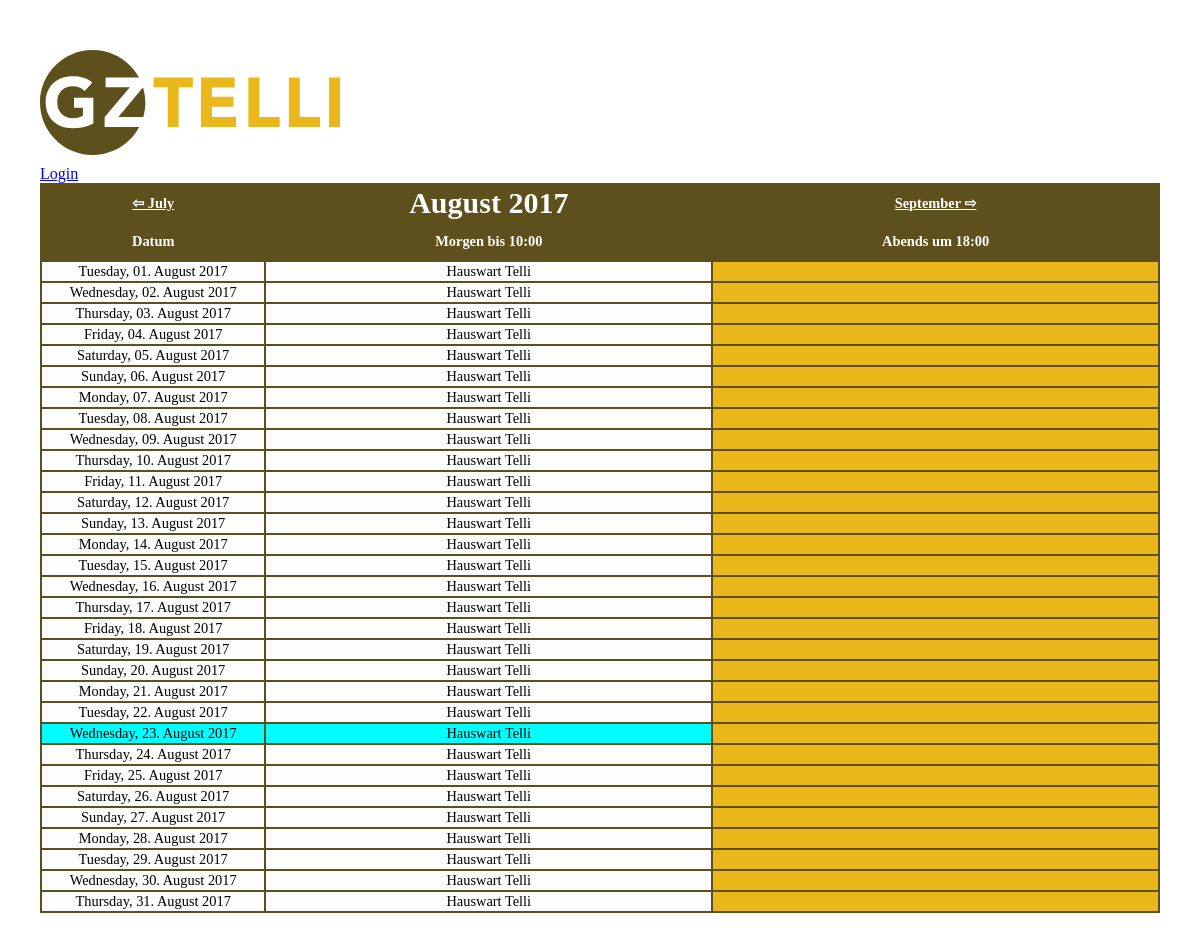
The page / on the database its author committed.
### tables this page shows
CREATE TABLE IF NOT EXISTS `basketball` (
  `id` SMALLINT NOT NULL AUTO_INCREMENT,
  `datum` DATE NOT NULL UNIQUE,
  `morgen` text NOT NULL,
  `abends` text NOT NULL,
  PRIMARY KEY (id)
);

### dbcontroller.php (called while the page is built, shortened)
<?php
class DBController {
	private $host = "marcland.mysql.db.internal";
	private $user = "marcland_telli";
	private $password = "qayxswedc$";
	private $database = "marcland_telli";
	private $conn;
	function __construct() {
		$this->conn = $this->connectDB();
	}
	function connectDB() {
		$conn = mysqli_connect($this->host,$this->user,$this->password,$this->database);
		return $conn;
	}
	function runQuery($query) {
		$result = mysqli_query($this->conn,$query);
		while($row=mysqli_fetch_assoc($result)) {
			$resultset[] = $row;
		}
		if(!empty($resultset))
			return $resultset;
	}
}
?>

### index.php (the view, shortened to what this page needs)
<?php
require_once("dbcontroller.php");
$db_handle = new DBController();
$sql = "SELECT * from basketball";
$faq = $db_handle->runQuery($sql);
if(isset($_GET["monat"]))
$monat = $_GET["monat"];
else $monat=date(m);
if(isset($_GET["jahr"]))
$jahr = $_GET["jahr"];
else $jahr=date(Y);
?>
<html>
    <head>
    </head>
    <body>
<div style="margin-top: 10px; margin-bottom: 10px;> <a title="Home" href="https://gztelli.ch"><img src="./gztelli.svg" alt="GZ Telli" width=300> </a> </div>
<?php
if(!isset($_SESSION['user']))
       {
          echo "<a href='login.php'> Login</a> ";
       }
else
{
          echo "<a href='logout.php'> Logout</a> ";
}
?>
	   <table class="tbl-qa">
		  <thead>
                          <tr> <th><a style="color:white" href="index.php<?php if ($monat==1) echo "?monat=12&jahr=".($jahr-1).'"';
                                                           else echo "?monat=".($monat-1)."&jahr=".$jahr.'"'; ?>>
                                   ⇦ <?php $dateObj   = DateTime::createFromFormat('!m', $monat-1); echo $dateObj->format('F'); ?></a></th>
                               <th style="font-size: 30px; color: white;"><?php $dateObj   = DateTime::createFromFormat('!m', $monat); echo $dateObj->format('F'); echo " $jahr" ?></th>
                               <th><a style="color:white" href="index.php<?php if ($monat>11) echo "?monat=1&jahr=".($jahr+1).'"';
                                                           else echo "?monat=".($monat+1)."&jahr=".$jahr.'"'; ?>>
                                     <?php $dateObj   = DateTime::createFromFormat('!m', $monat+1); echo $dateObj->format('F'); ?> ⇨</a></th>
                          </tr>
			  <tr>
				<th class="table-header" style="color: white;" width="20%">Datum</th>
				<th class="table-header" style="color: white;" width="40%">Morgen bis 10:00</th>
				<th class="table-header" style="color: white;" width="40%">Abends um 18:00</th>
			  </tr>
		  </thead>
		  <tbody>
		<?php
		  foreach($faq as $k=>$v)
                  {
                    $frei=false;
                    if ($faq[$k]["datum"]>sprintf("%04d-%02d-%02d", $jahr, $monat, "0"))
                    {
                      if ($faq[$k]["datum"]<sprintf("%04d-%02d-%02d", $jahr, $monat, "32"))
                      {
		?>
			  <tr class="table-row">
				<td <?php if($frei) echo "style=\"background-color:#999;\"";  ?>
                                  <?php if ($faq[$k]["datum"]==date("Y-m-d")) echo "style=\"background-color:#0FF;\"";  ?> >
                                    <?php echo strftime("%A, %d. %B %Y", strtotime($faq[$k]["datum"])); ?>
                                </td>
<?php
 if (isset($_SESSION['user']))
                    {
 ?>
				<td contenteditable="true"
                                  <?php if ((!$frei)&&($faq[$k]["morgen"] == "")) echo "style=\"background-color:#eab81b;\""?>
                                  <?php if ($frei) echo "style=\"background-color:#999;\"";  ?>
                                  <?php if ($faq[$k]["datum"]==date("Y-m-d")) echo "style=\"background-color:#0FF;\""?>
                                  onBlur="saveToDatabase(this,'morgen','<?php echo $faq[$k]["id"]; ?>')"
                                  onClick="showEdit(this);">
                                    <?php if (!$frei) echo $faq[$k]["morgen"]; ?>
                                </td>
				<td contenteditable="true"
                                  <?php if ((!$frei)&&($faq[$k]["abends"] == "")) echo "style=\"background-color:#eab81b;\""?>
                                  <?php if ($frei) echo "style=\"background-color:#999;\"";  ?>
                                  <?php if ($faq[$k]["datum"]==date("Y-m-d")) echo "style=\"background-color:#0FF;\""?>
                                  onBlur="saveToDatabase(this,'abends','<?php echo $faq[$k]["id"]; ?>')" onClick="showEdit(this);">
                                    <?php if (!$frei) echo $faq[$k]["abends"]; ?>
                                </td>
			  </tr>
 <?php
                     }
 else
                     {
   ?>
				<td
                                  <?php if ((!$frei)&&($faq[$k]["morgen"] == "")) echo "style=\"background-color:#eab81b;\""?>
                                  <?php if ($frei) echo "style=\"background-color:#999;\"";  ?>
                                  <?php if ($faq[$k]["datum"]==date("Y-m-d")) echo "style=\"background-color:#0FF;\""?> >
                                    <?php if (!$frei) echo $faq[$k]["morgen"]; ?>
                                </td>
				<td
                                  <?php if ((!$frei)&&($faq[$k]["abends"] == "")) echo "style=\"background-color:#eab81b;\""?>
                                  <?php if ($frei) echo "style=\"background-color:#999;\"";  ?>
                                  <?php if ($faq[$k]["datum"]==date("Y-m-d")) echo "style=\"background-color:#0FF;\""?> >
                                </td>
			  </tr>
 <?php
		      }
                    }
                 }
              }
   ?>
		  </tbody>
		</table>
    </body>
</html>

### index.php (style rules this page uses)
body { padding: 40px; margin: auto; }
.tbl-qa { width: 100%;font-size:0.9em; color: black; background-color: #5d501c; text-align:center; }
.tbl-qa th.table-header { padding: 5px;text-align: left;padding:10px;text-align:center; }
.tbl-qa .table-row td { padding:1px;background-color: #FDFDFD; }

### rows shown on the page
basketball: datum "Tuesday, 01. August 2017", morgen "Hauswart Telli"
basketball: datum "Wednesday, 02. August 2017", morgen "Hauswart Telli"
basketball: datum "Thursday, 03. August 2017", morgen "Hauswart Telli"
basketball: datum "Friday, 04. August 2017", morgen "Hauswart Telli"
basketball: datum "Saturday, 05. August 2017", morgen "Hauswart Telli"
basketball: datum "Sunday, 06. August 2017", morgen "Hauswart Telli"
basketball: datum "Monday, 07. August 2017", morgen "Hauswart Telli"
basketball: datum "Tuesday, 08. August 2017", morgen "Hauswart Telli"
basketball: datum "Wednesday, 09. August 2017", morgen "Hauswart Telli"
basketball: datum "Thursday, 10. August 2017", morgen "Hauswart Telli"
basketball: datum "Friday, 11. August 2017", morgen "Hauswart Telli"
basketball: datum "Saturday, 12. August 2017", morgen "Hauswart Telli"
basketball: datum "Sunday, 13. August 2017", morgen "Hauswart Telli"
basketball: datum "Monday, 14. August 2017", morgen "Hauswart Telli"
basketball: datum "Tuesday, 15. August 2017", morgen "Hauswart Telli"
basketball: datum "Wednesday, 16. August 2017", morgen "Hauswart Telli"
basketball: datum "Thursday, 17. August 2017", morgen "Hauswart Telli"
basketball: datum "Friday, 18. August 2017", morgen "Hauswart Telli"
basketball: datum "Saturday, 19. August 2017", morgen "Hauswart Telli"
basketball: datum "Sunday, 20. August 2017", morgen "Hauswart Telli"
basketball: datum "Monday, 21. August 2017", morgen "Hauswart Telli"
basketball: datum "Tuesday, 22. August 2017", morgen "Hauswart Telli"
basketball: datum "Wednesday, 23. August 2017", morgen "Hauswart Telli"
basketball: datum "Thursday, 24. August 2017", morgen "Hauswart Telli"
basketball: datum "Friday, 25. August 2017", morgen "Hauswart Telli"
basketball: datum "Saturday, 26. August 2017", morgen "Hauswart Telli"
basketball: datum "Sunday, 27. August 2017", morgen "Hauswart Telli"
basketball: datum "Monday, 28. August 2017", morgen "Hauswart Telli"
basketball: datum "Tuesday, 29. August 2017", morgen "Hauswart Telli"
basketball: datum "Wednesday, 30. August 2017", morgen "Hauswart Telli"
basketball: datum "Thursday, 31. August 2017", morgen "Hauswart Telli"

### other values the page prints
$dateObj->format('F') "July"
$dateObj->format('F') "August"
$jahr "2017"
$dateObj->format('F') "September"
